Frame 1 (no input): blank canvas, image omitted
Frame 60 (no input): blank canvas, image omitted
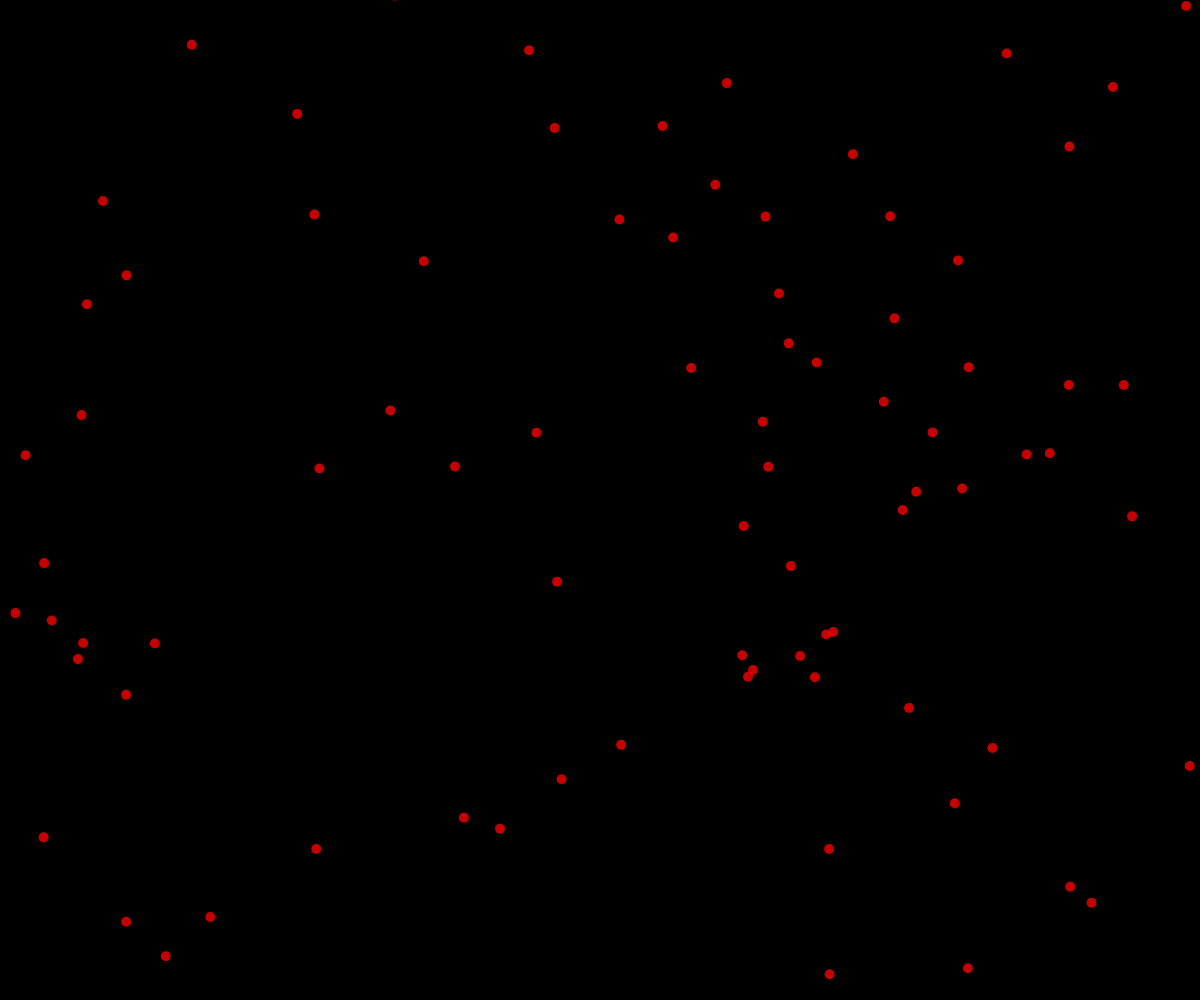
Frame 120 (the mouse pressed at the canvas centre since frame 60)

The p5.js sketch whose frames 1 and 60 were blank and that drew this single picture after the mouse press (run headless with seeded random() and noise() and a simulated clock; from frame 60 on, the mouse is pressed at the canvas centre):

// p5.js sketch
// ── sketch.js
// Firework OOP demo
// Your Name
// Date
//
// Extra for Experts:
// - describe what you did to take this project "above and beyond"
class Spark{
  constructor(x,y){
    this.x = x;
    this.y = y;
    this.dx = random(-10,10);
    this.dy = random(-10,10);
    this.r = 255;
    this.g = 0;
    this.b = 0;
    this.opacity = 255;
  }
  display(){
    noStroke();
    fill(this.r,this.g, this.b, this.opacity);
    circle(this.x, this.y, 10);
  }
  update(){
    this.x += this.dx;
    this.y += this.dy;
    this.opacity -= 1;
  }
}
let fireWorks = [];
const NUMOFSPARK = 100;

function setup() {
  createCanvas(windowWidth, windowHeight);
}

function draw() {
  background("black");
  for (let fire of fireWorks){
    fire.display();
    fire.update();
  }
}
function mousePressed (){
  for (let i = 0; i < NUMOFSPARK; i++){
    let newFire = new Spark(mouseX, mouseY);
    fireWorks.push(newFire);
  }
  
}
